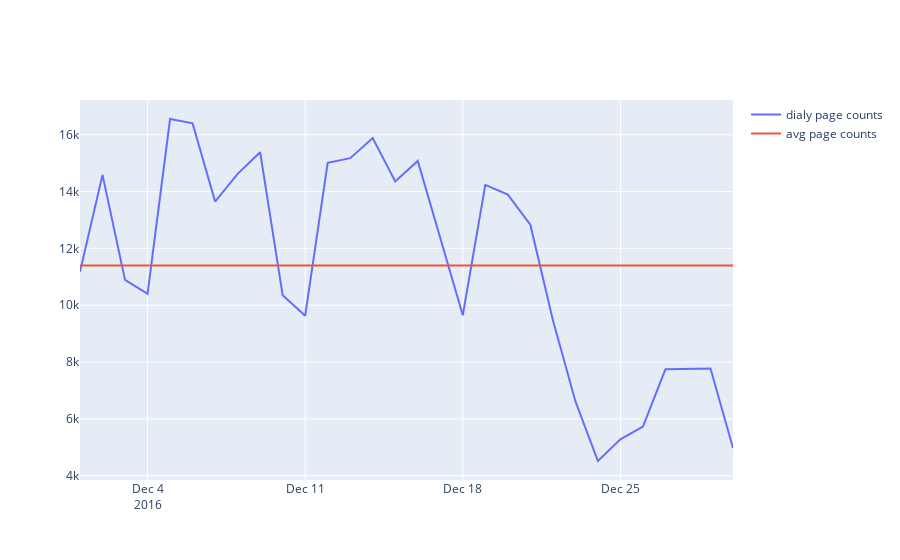

The cell this chart's notebook holds for it:
### Code cell
fig = go.Figure()

fig.add_trace(go.Scatter(x=df_hit2['d_day'], y=df_hit2['page_cnt'], name='dialy page counts'))
fig.add_trace(go.Scatter(x=df_hit2['d_day'], y=df_hit2['avg_page_cnt'],  name='avg page counts'))
fig.show()
